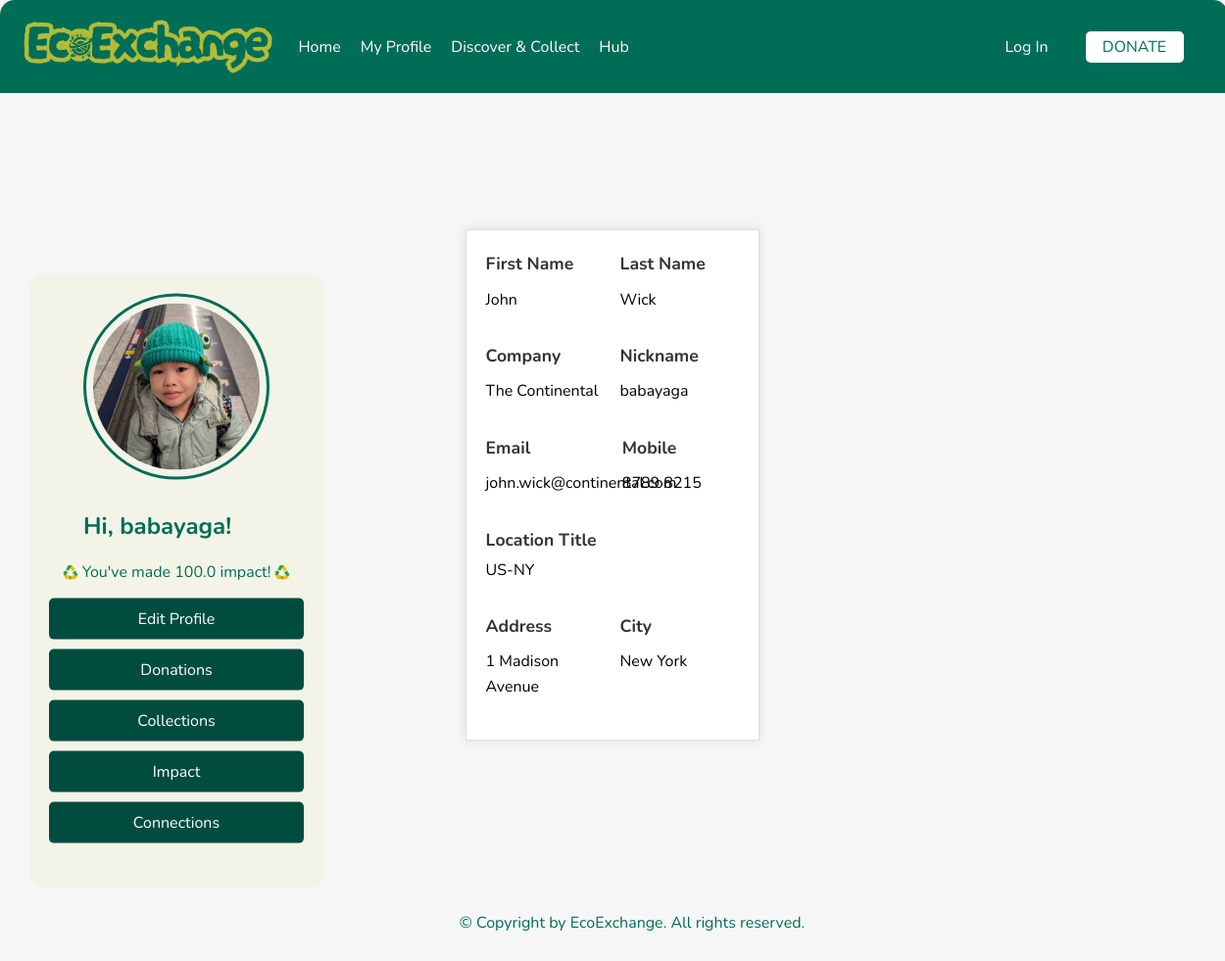
The page /myprofile (signed in) on the database as committed earlier.
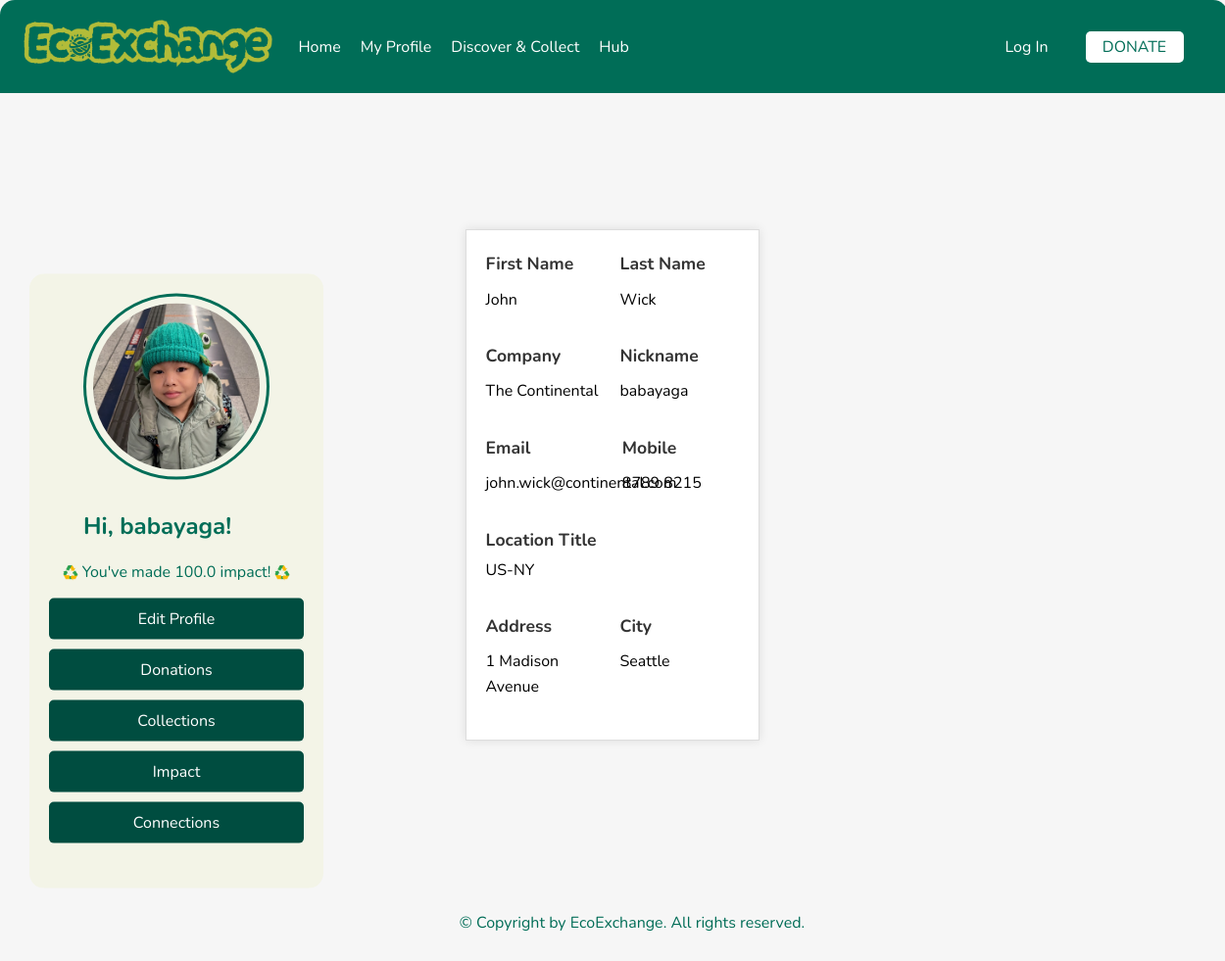
The same page on the database as committed later.
### models/user.py (models this page shows, shortened)
class User(db.Model):
    __tablename__ = "users"
    user_id = db.Column(db.Integer, primary_key=True)
    nick_name = db.Column(db.String(25), nullable=True)
    email = db.Column(db.String(256), unique=True, nullable=False)
    password = db.Column(db.String(256), nullable=False)
    fname = db.Column(db.String(25), nullable=False)
    lname = db.Column(db.String(25), nullable=False)
    mobile = db.Column(db.String(15), nullable=False)
    location_title = db.Column(db.String(125), nullable=False)
    address = db.Column(db.String(256), nullable=False)
    city = db.Column(db.String(50), nullable=False)
    company = db.Column(db.String(50), nullable=True)

### app.py (the view)
    @app.route("/myprofile")
    def myprofile():
        success_message = request.args.get("success_message", None)
        error_message = request.args.get("error_message", None)
        if 'user_id' in session:
            user = User.query.get(session['user_id'])
            conn = get_db_connection()
            cursor = conn.cursor()
            cursor.execute("""
                SELECT postings_id, donor_user_id, post_title, quantity, pick_up_location, description, post_status, collector_by_user_id
                FROM postings
            """)
            donations = cursor.fetchall()
            cursor.execute("""
                SELECT COALESCE(SUM(score), 0) AS total_score
                FROM postings
                WHERE donor_user_id = ?
            """, (session["user_id"],))
            total_score = cursor.fetchone()["total_score"]
            cursor.execute("""
                SELECT
                    c.donor_user_id,
                    c.collector_user_id,
                    c.connection_status,
                    u1.fname || ' ' || u1.lname AS donor_name,
                    u2.fname || ' ' || u2.lname AS collector_name
                FROM connections c
                JOIN users u1 ON u1.user_id = c.donor_user_id
                JOIN users u2 ON u2.user_id = c.collector_user_id
                WHERE c.connection_status = 'Active' AND c.donor_user_id = ?
            """, (session["user_id"],))
            connection_rows = cursor.fetchall()
            cursor.execute("""
                SELECT COUNT(*) AS total_connections
                FROM connections
                WHERE donor_user_id = ? OR collector_user_id = ?
            """, (session["user_id"], session["user_id"]))
            total_connections = cursor.fetchone()["total_connections"]
            cursor.execute("""
                SELECT
                    postings_id,
                    post_title,
                    post_date,
                    pick_up_location,
                    score
                FROM postings
                WHERE donor_user_id = ? AND is_deleted = 0
            """, (session['user_id'],))
            impact_rows = cursor.fetchall()
            conn.close()
            requests = [{
                'donor_name': row['donor_name'],
                'collector_name': row['collector_name'],
                'connection_status': row['connection_status']
            } for row in connection_rows]
            impact_donations = []
            total_impact_score = 0
            for row in impact_rows:
                impact_donations.append({
                    'post_title': row['post_title'],
                    'score': row['score'],
                    'post_date': row['post_date'],
                    'pick_up_location': row['pick_up_location']
                })
                total_impact_score += row['score']
            return render_template(
                "myprofile.html",
                user=user,
                donations=donations,
                total_score=total_score,
                requests=requests,  # ✅ this is key!
                impact_donations=impact_donations,
                total_impact_score=total_impact_score,
                total_connections=total_connections
            )
        else:
            return redirect(url_for('login'))

### app.py (called while the page is built)
def get_db_connection():
    conn = sqlite3.connect("instance/ecoexchange.db")
    conn.row_factory = sqlite3.Row
    print("✅ Database connected successfully!")  # Debugging print
    return conn

### templates/myprofile.html (shortened to what this page needs)
<!DOCTYPE html>
<html lang="en">
{% include 'head.html' %}
<body>
{% include 'navbar.html' %}
<div class="container d-flex">
    <aside class="sidebar me-4">
        <div class="profile text-center mb-4">
            <img src="{{ url_for('static', filename='media/profilesample1.jpg') }}" alt="User Profile"
                 class="img-fluid rounded-circle mb-2">
            <h2 id="usergreeting">
                {% if user %}
                Hi, {{ user.nick_name }}!
                {% else %}
                Hi, Guest!
                {% endif %}
            </h2>
        </div>
        <div class="impact-pts text-center mb-3">
                <span>
                    <img src="{{ url_for('static', filename='media/recycle.png') }}" alt="Recycle Icon" class="icon">
                    You've made {{ total_score }} impact!
                    <img src="{{ url_for('static', filename='media/recycle.png') }}" alt="Recycle Icon" class="icon">
                </span>
        </div>
        <ul class="sidebar-menu list-unstyled">
            <li><a href="#" data-content="editprofile">Edit Profile</a></li>
            <li><a href="#" data-content="donations">Donations</a></li>
            <li><a href="#" data-content="collections">Collections</a></li>
            <li><a href="#" data-content="impact">Impact</a></li>
            <li><a href="#" data-content="connections">Connections</a></li>
        </ul>
    </aside>
    <div class="flex-grow-1">
        <div id="editprofile" class="content-section" style="display: none;">{% include 'editprofile.html' %}</div>
        <div id="collections" class="content-section" style="display: none;">{% include 'collections.html' %}</div>
        <div id="connections" class="content-section" style="display: none;">{% include 'connections.html' %}</div>
        <div class="myprofile-details p-4 mt-5 mx-auto bg-light border rounded shadow" style="max-width: 1000px;">
            <div class="row">
                <div class="col-md-6">
                    <label for="fname" class="form-label">First Name</label>
                    <p id="fname" aria-label="First Name">{{ user.fname }}</p>
                </div>
                <div class="col-md-6">
                    <label for="lname" class="form-label">Last Name</label>
                    <p id="lname" aria-label="Last Name">{{ user.lname }}</p>
                </div>
            </div>
            <div class="row">
                <div class="col-md-6">
                    <label for="company" class="form-label">Company</label>
                    <p id="company" aria-label="Company">{{ user.company }}</p>
                </div>
                <div class="col-md-6">
                    <label for="nick_name" class="form-label">Nickname</label>
                    <p id="nick_name" aria-label="Nickname">{{ user.nick_name }}</p>
                </div>
            </div>
            <div class="row">
                <div class="col-md-6">
                    <label for="email" class="form-label">Email</label>
                    <p id="email" aria-label="Email">{{ user.email }}</p>
                </div>
                <div class="col-md-6">
                    <label for="mobile" class="form-label">Mobile</label>
                    <p id="mobile" aria-label="Mobile">{{ user.mobile }}</p>
                </div>
            </div>
            <div class="row">
                <div class="col-md-12">
                    <label for="location_title" class="form-label">Location Title</label>
                    <p id="location_title" aria-label="Location Title">{{ user.location_title }}</p>
                </div>
            </div>
            <div class="row">
                <div class="col-md-6">
                    <label for="address" class="form-label">Address</label>
                    <p id="address" aria-label="Address">{{ user.address }}</p>
                </div>
                <div class="col-md-6">
                    <label for="city" class="form-label">City</label>
                    <p id="city" aria-label="City">{{ user.city }}</p>
                </div>
            </div>
        </div>
    </div>
</div>
{% include 'footer.html' %}
</body>
</html>

### templates/head.html (shortened to what this page needs)
<head>
    <link rel="stylesheet" href="{{ url_for('static', filename='styles.css') }}">
</head>

### templates/navbar.html (shortened to what this page needs)
<header>
    <img src="{{ url_for('static', filename='media/logo3.png') }}" alt="EcoExchange Logo" class="logo">
    <nav>
        <ul>
            <li><a href="{{ url_for('index') }}">Home</a></li>
            <li><a href="{{ url_for('myprofile') }}">My Profile</a></li>
            <li><a href="{{ url_for('discover') }}">Discover & Collect</a></li>
            <li><a href="{{ url_for('hub') }}">Hub</a></li>
        </ul>
        <div class="auth-buttons">
            <a href="/login">
            <button class="login" id="login-btn">Log In</button>
            </a>
            <button class="donate" id="donate-btn">DONATE</button>
        </div>
    </nav>
</header>

### templates/editprofile.html (shortened to what this page needs)
<!DOCTYPE html>
<html lang="en">
<head>
    <link rel="stylesheet" href="{{ url_for('static', filename='css/profile.css') }}">
</head>
<body>
</body>
</html>

### templates/footer.html
<footer>
        <p>© Copyright by EcoExchange. All rights reserved.</p>
</footer>

### templates/collections.html (shortened to what this page needs)
<!DOCTYPE html>
<html lang="en">
<head>
</head>
<body>
</body>
</html>

### templates/connections.html (shortened to what this page needs)
<!DOCTYPE html>
<html lang="en">
<head>
</head>
<body>
</body>
</html>

### static/styles.css (style rules this page uses)
body { font-family: Arial, sans-serif; margin: 0; padding: 0; text-align: center; padding-bottom: 0px; padding-top: 95px; overflow-x: hidden; height: 100%; min-height: 100vh; display: flex; flex-direction: column; font-family: "Nunito", sans-serif; background-color: #f6f6f6; }
header { display: flex; align-items: center; justify-content: space-between; width: 97%; padding: 20px; position: fixed; top: 0; left: 0; z-index: 100; background-color: #006d57; border-top-left-radius: 15px; border-top-right-radius: 15px; overflow: hidden; }
.logo { height: 55px; width: auto; margin-right: 20px; }
nav { display: flex; align-items: center; width: 90%; justify-content: space-between; }
nav ul { list-style: none; display: flex; gap: 20px; margin: 0; padding: 0; }
nav ul li { display: inline-block; }
nav ul li a { text-decoration: none; color: #ffffff; font-family: "Nunito", sans-serif; }
.auth-buttons { display: flex; align-items: center; justify-content: flex-end; gap: 10px; flex-shrink: 0; justify-content: flex-start; padding-right: 25px; }
.auth-buttons button { padding: 5px 5px; font-size: 1rem; border: none; cursor: pointer; min-width: 100px; }
.login { background-color: transparent; border: 1px solid black; font-family: "Nunito", sans-serif; color: #ffffff; }
.donate { background-color: #ffffff; color: #006d57; border-radius: 5px; font-family: "Nunito", sans-serif; }
footer { bottom: 0; width: 100%; color: #006d57; text-align: center; padding: 20px; }
.container { display: flex; justify-content: center; align-items: center; height: 100vh; }
.sidebar { position: absolute; left: 30px; top: 60%; transform: translateY(-50%); width: 260px; color: #006d57; background: #f3f4e7; padding: 20px; display: flex; flex-direction: column; align-items: center; border-radius: 15px; height: fit-content; }
.profile img { width: 170px; height: 170px; border-radius: 50%; object-fit: cover; margin-bottom: 5px; border: 3px solid #006d57; padding: 7px; background-color: #f3f4e7; }
.icon { width: 1em; height: 1em; vertical-align: middle; object-fit: contain; display: inline-block; }
.sidebar-menu { list-style: none; padding: 0; width: 100%; }
.sidebar-menu li { margin-bottom: 10px; text-align: center; }
.sidebar-menu li a { text-decoration: none; color: white; display: block; padding: 10px; font-size: 1rem; border-radius: 5px; background-color: #004d40; }

### static/css/profile.css (style rules this page uses)
html { color-scheme: light dark; }
.row .col-md-6 { display: flex; flex-direction: column; gap: 5px; }
.row { margin-bottom: 20px; display: flex; justify-content: space-between; gap: 20px; }
.form-label { text-align: left; font-weight: bold; font-size: 1.2rem; }
.myprofile-details { display: flex; flex-direction: column; gap: 10px; background-color: #FFFFFF; color: #000000; padding: 20px; width: calc(100% - 2 * 16px); margin: 20px auto; box-shadow: 0 0 10px rgba(0, 0, 0, 0.1); border: 1px solid #ddd; line-height: 1.6; text-align: left; box-sizing: border-box; }
.myprofile-details p { margin: 0; font-size: 1rem; }
.myprofile-details label { display: block; margin-bottom: 5px; font-weight: bold; }
.sidebar .profile h2 { text-align: left; margin-left: 0; }
.sidebar { position: absolute; left: 30px; top: 60%; transform: translateY(-50%); width: 260px; color: #006d57; background: #f3f4e7; padding: 20px; display: flex; flex-direction: column; align-items: center; border-radius: 15px; height: fit-content; }
.sidebar-menu { list-style: none; padding: 0; width: 100%; }
.sidebar-menu li { margin-bottom: 10px; text-align: center; }
.sidebar-menu li a { text-decoration: none; color: white; display: block; padding: 10px; font-size: 1rem; border-radius: 5px; background-color: #004d40; }
.row { display: flex; gap: 15px; margin-bottom: 20px; }
.row .col-md-6 { display: flex; flex-direction: column; gap: 5px; width: 48%; }
.form-label { font-size: 1.1rem; font-weight: bold; color: #333; }

Rows that differ between the two databases and show on the page:
changed User "babayaga": city "New York" → "Seattle"
